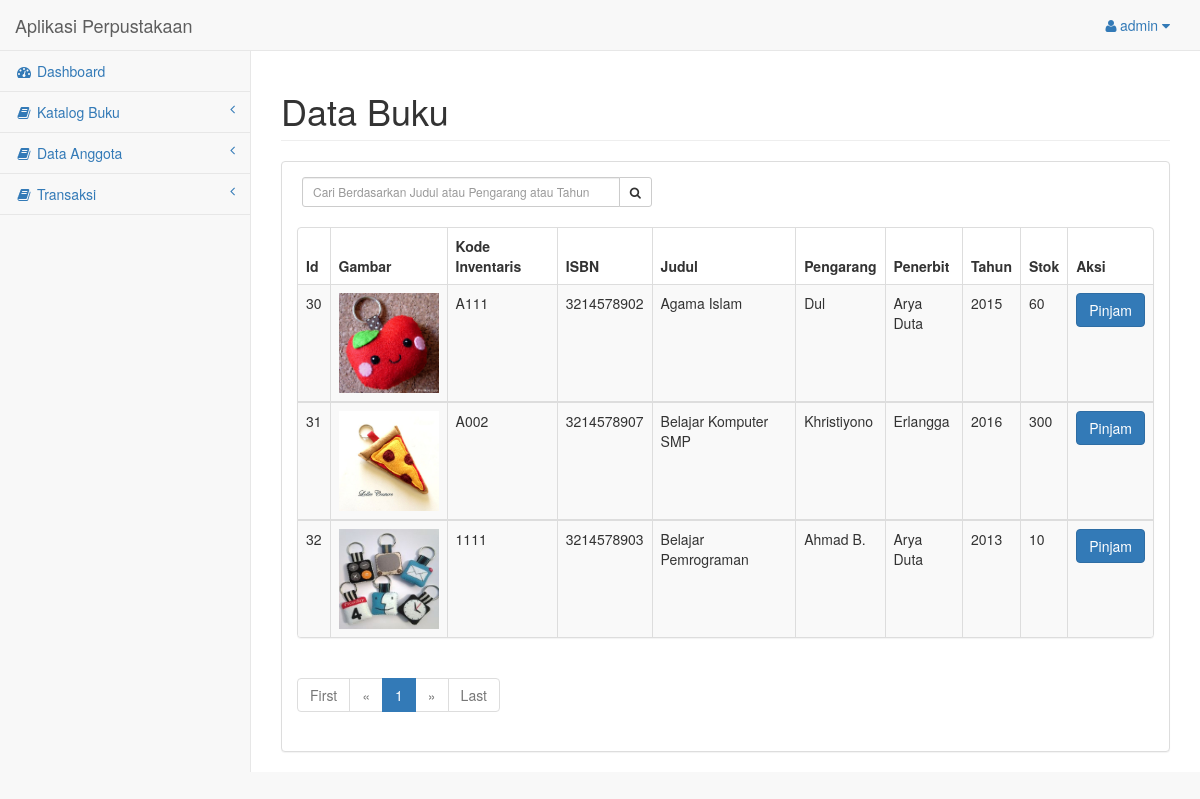
Page /halaman_admin/buku-listpinjam.php (signed in) on the committed database.
### tables this page shows
CREATE TABLE `buku` (
  `id_buku` int(5) NOT NULL,
  `foto` varchar(255) NOT NULL,
  `kode` varchar(20) NOT NULL,
  `isbn` varchar(30) NOT NULL,
  `judul` varchar(100) NOT NULL,
  `pengarang` varchar(30) NOT NULL,
  `penerbit` varchar(30) NOT NULL,
  `tahun` varchar(5) NOT NULL,
  `stok` int(5) NOT NULL,
  `id_kategori` int(5) NOT NULL,
  `id_klasifikasi` varchar(10) NOT NULL,
  `nomor_klasifikasi` varchar(5) NOT NULL,
  `klasifikasi` varchar(50) NOT NULL
);

### halaman_admin/buku-listpinjam.php (the view, shortened to what this page needs)
<?php
include("layout-header.php");
?>
<div id="page-wrapper">
    <div class="row">
        <div class="col-lg-12">
            <h1 class="page-header">Data Buku</h1>
        </div>
    </div>
    <div class="row">
        <div class="col-lg-12">
            <div class="panel panel-default">
                <div class="panel-body">
                    <div class="row">
                        <div class="row">
                           <div class="box-tools" style="width: 350px; margin-left: 35px; margin-bottom: 20px;">
                            <form action="buku-listpinjam.php" method="GET">
                                <div class="input-group">
                                    <input type='text' class="form-control input-sm pull-right" name='qcari' placeholder='Cari Berdasarkan Judul atau Pengarang atau Tahun' required />
                                    <div class="input-group-btn">
                                        <button class="btn btn-sm btn-default" type="submit"><i class="fa fa-search"></i></button>
                                    </div>
                                </div>
                            </form>
                        </div>
                    </div>
                    <div class="col-lg-12">
                        <div class="panel panel-default">
                            <div class="table-responsive">
                                <table class="table table-striped table-bordered table-hover">
                                    <?php
                                    $page = (isset($_GET['page'])) ? $_GET['page'] : 1;
                                        $limit = 25;
                                        $limit_start = ($page - 1) * $limit;
                                        if(isset($_GET['qcari'])){
                                            $qcari = $_GET['qcari'];
                                            $sql = "SELECT * FROM buku WHERE judul like '%$qcari%'  or pengarang like '%$qcari%' or tahun like '%$qcari%' LIMIT ".$limit_start.",".$limit;
                                        } else{
                                            $sql = "SELECT * FROM buku LIMIT ".$limit_start.",".$limit;
                                        }
                                        $query = mysqli_query($koneksi, $sql);
                                        if (mysqli_num_rows($query) < 1) {
                                            echo "Tidak Ada Data";
                                        } else {
                                            echo "<thead>";
                                            echo "<tr>";
                                            echo "<th>Id</th>";
                                            echo "<th>Gambar</th>";
                                            echo "<th>Kode Inventaris</th>";
                                            echo "<th>ISBN</th>";
                                            echo "<th>Judul</th>";
                                            echo "<th>Pengarang</th>";
                                            echo "<th>Penerbit</th>";
                                            echo "<th>Tahun</th>";
                                            echo "<th>Stok</th>";
                                            echo "<th>Aksi</th>";
                                            echo "</tr>";
                                            echo "</thead>";
                                        }
                                        while ($buku = mysqli_fetch_array($query)){
                                            echo "<tbody>";
                                            echo "<tr>";
                                            echo "<td>".$buku['id_buku']."</td>";
                                            echo "<td><img src='gambar_buku/".$buku['foto']."' width='100' height='100'></td>";
                                            echo "<td>".$buku['kode']."</td>";
                                            echo "<td>".$buku['isbn']."</td>";
                                            echo "<td>".$buku['judul']."</td>";
                                            echo "<td>".$buku['pengarang']."</td>";
                                            echo "<td>".$buku['penerbit']."</td>";
                                            echo "<td>".$buku['tahun']."</td>";
                                            echo "<td>".$buku['stok']."</td>";
                                            echo "<td>";
                                            echo "<a class='btn btn-primary' href='pinjam-form.php?id_buku=".$buku['id_buku']."'>Pinjam</a>";
                                            echo "</td>";
                                            echo "</tr>";
                                            echo "</tbody>";
                                        }
                                        ?>
                                    </table>
                                </div>
                            </div>
                            <div class="row">
                                <div class="col-lg-6">
                                <ul class="pagination">
                                    <?php
                                if ($page == 1) {
                                    ?>
                                    <li class="disabled"><a href="#">First</a></li>
                                    <li class="disabled"><a href="#">&laquo;</a></li>
                                    <?php
                                } else {
                                    $link_prev = ($page > 1) ? $page - 1 : 1;
                                    ?>
                                    <li><a href="buku-listpinjam.php?page=1">First</a></li>
                                    <li><a href="buku-listpinjam?page=<?php echo $link_prev; ?>">&laquo;</a></li>
                                    <?php
                                }
                                ?>
                                <?php
                                $sql2 = "SELECT COUNT(*) AS jmlh FROM buku";
                                $query2 = mysqli_query($koneksi, $sql2);
                                $get_jumlah = mysqli_fetch_array($query2);
                                $jumlah_page = ceil($get_jumlah['jmlh'] / $limit);
                                $jumlah_number = 3;
                                $start_number = ($page > $jumlah_number) ? $page - $jumlah_number : 1;
                                $end_number = ($page < ($jumlah_page - $jumlah_number)) ? $page + $jumlah_number : $jumlah_page;
                                for ($i = $start_number; $i <= $end_number; $i++) {
                                    $link_active = ($page == $i) ? 'class="active"' : '';
                                    ?>
                                    <li <?php echo $link_active; ?>><a href="buku-listpinjam.php?page=<?php echo $i; ?>"><?php echo $i; ?></a></li>
                                    <?php
                                }
                                ?>
                                <?php
                                if ($page == $jumlah_page) {
                                    ?>
                                    <li class="disabled"><a href="#">&raquo;</a></li>
                                    <li class="disabled"><a href="#">Last</a></li>
                                    <?php
                                } else {
                                    $link_next = ($page < $jumlah_page) ? $page + 1 : $jumlah_page;
                                    ?>
                                    <li><a href="buku-listpinjam.php?page=<?php echo $link_next; ?>">&raquo;</a></li>
                                    <li><a href="buku-listpinjam.php?page=<?php echo $jumlah_page; ?>">Last</a></li>
                                    <?php
                                }
                                ?>
                            </ul>
                        </div>
                    </div>
                </div>
            </div>
        </div>
    </div>
</div>
</div>
</div>
</div>
<?php include("layout-footer.php"); ?>

### rows in the picture
buku: id_buku "30", foto (picture), kode "A111", isbn "3214578902", judul "Agama Islam", pengarang "Dul", penerbit "Arya Duta", tahun "2015", stok "60"
buku: id_buku "31", foto (picture), kode "A002", isbn "3214578907", judul "Belajar Komputer SMP", pengarang "Khristiyono", penerbit "Erlangga", tahun "2016", stok "300"
buku: id_buku "32", foto (picture), kode "1111", isbn "3214578903", judul "Belajar Pemrograman", pengarang "Ahmad B.", penerbit "Arya Duta", tahun "2013", stok "10"

### other values in the picture
$_SESSION['username'] "admin"
